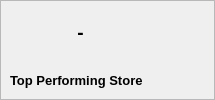
       <widget class="QFrame" name="frm_home_store">
        <property name="geometry">
         <rect>
          <x>450</x>
          <y>410</y>
          <width>215</width>
          <height>100</height>
         </rect>
        </property>
        <property name="minimumSize">
         <size>
          <width>215</width>
          <height>100</height>
         </size>
        </property>
        <property name="maximumSize">
         <size>
          <width>215</width>
          <height>100</height>
         </size>
        </property>
        <property name="frameShape">
         <enum>QFrame::StyledPanel</enum>
        </property>
        <property name="frameShadow">
         <enum>QFrame::Raised</enum>
        </property>
        <widget class="QLabel" name="lbl_home_store_info">
         <property name="geometry">
          <rect>
           <x>10</x>
           <y>10</y>
           <width>141</width>
           <height>45</height>
          </rect>
         </property>
         <property name="font">
          <font>
           <pointsize>14</pointsize>
           <weight>75</weight>
           <bold>true</bold>
          </font>
         </property>
         <property name="text">
          <string>-</string>
         </property>
         <property name="alignment">
          <set>Qt::AlignCenter</set>
         </property>
        </widget>
        <widget class="QLabel" name="lbl_home_store_icon">
         <property name="geometry">
          <rect>
           <x>144</x>
           <y>10</y>
           <width>65</width>
           <height>45</height>
          </rect>
         </property>
         <property name="minimumSize">
          <size>
           <width>65</width>
           <height>45</height>
          </size>
         </property>
         <property name="maximumSize">
          <size>
           <width>65</width>
           <height>45</height>
          </size>
         </property>
         <property name="text">
          <string/>
         </property>
         <property name="pixmap">
          <pixmap resource="Icons/bookstore.qrc">:/Icons/map-pin.svg</pixmap>
         </property>
         <property name="scaledContents">
          <bool>false</bool>
         </property>
         <property name="alignment">
          <set>Qt::AlignCenter</set>
         </property>
        </widget>
        <widget class="QLabel" name="lbl_home_store_title">
         <property name="geometry">
          <rect>
           <x>10</x>
           <y>70</y>
           <width>195</width>
           <height>20</height>
          </rect>
         </property>
         <property name="font">
          <font>
           <pointsize>10</pointsize>
           <weight>75</weight>
           <bold>true</bold>
          </font>
         </property>
         <property name="text">
          <string>Top Performing Store</string>
         </property>
         <property name="alignment">
          <set>Qt::AlignLeading|Qt::AlignLeft|Qt::AlignVCenter</set>
         </property>
         <property name="wordWrap">
          <bool>false</bool>
         </property>
        </widget>
       </widget>
